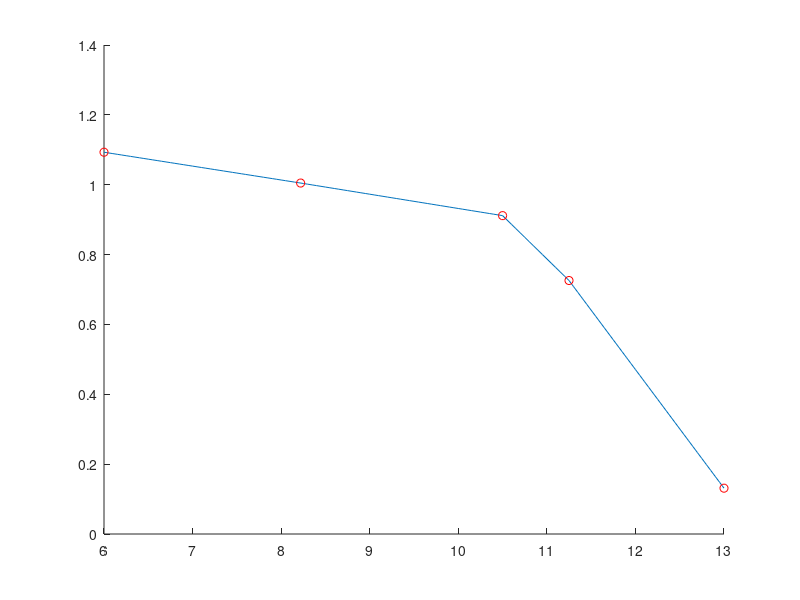
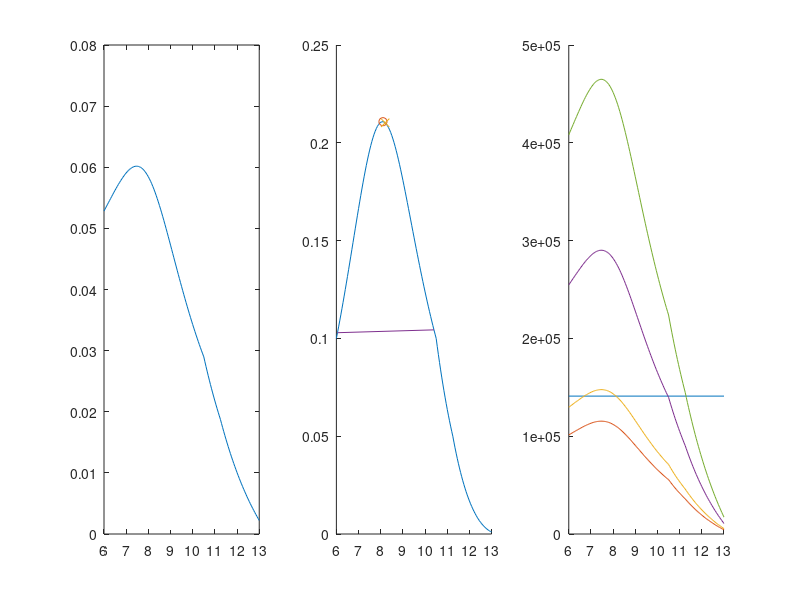

The MATLAB script that drew these images, in order:
% From  Yang 2016, Figure 3B 
close all;
clear;
clc

LIGHT_SPEED = 299792458; % m/s

VACCUM_PERMITIVITY = 8.854187817*10^-12; %C^2/(N.M^2)

% Freqs to cover - set to match range of q interpolation
testFrequncies_hz = (6:0.05:13)*10^9;

testFrequncies_rad = testFrequncies_hz*2*pi;

% Measured paramteres - for reference if changed in model
measuredResonance_hz = 8.22*10^9;

measuredResonance_rad = measuredResonance_hz*2*pi;

measuredBandwidth = 4.22*10^9;

measuredQualityFactor = 1.95;

measuredAbsorbtion = 0.21; % Max

reducedMass_kg = 14.5*1.6605*10^-21; % Convert from MDa to kg

virionDensity = 7.5*10^14; % 1/m^3

channelLength_m = 1.25/1000;

radius_m = 50*10^-9;

stressThreshold_pa = 0.141*10^6;

assumedChargeDistribution = 1.16*10^7*1.602176634*10^-19; % At 8.2 Ghz, 

% Model parameters
resonanceFrequency_hz = 8.22*10^9; 

resonantFrequency_rad = resonanceFrequency_hz*2*pi;

qualityFactor = 1.95;

systemSpring = resonantFrequency_rad^2*reducedMass_kg;

systemDamp = resonantFrequency_rad*reducedMass_kg/qualityFactor;

fieldIntensity = [68 87 171 274]; %v/m

%% To determine q (charge distribution) values
calcFrequencies_hz = [6 8.22 10.5 11.25 13]*10^9;

calcFrequencies_rad = calcFrequencies_hz*2*pi;

calcAbsorbtions = [0.1 0.21 0.1 0.05 0.001];

% from Ellison et al. 1996 pg 240 Pottel 1980, 25oC
% Exact freqs used are: 
% 6.000 8.243 10.450 11.320 13.140
calcRelativePermitivity = [71.92 67.13 61.10 59.46 55.27]; % Relative, 

% Calcualte values for q
% Eqn 7: q omitted as it is solved for and E is ommited as it will cancel later
calcAmplitudeWOq = 1./(reducedMass_kg*...
        sqrt((measuredResonance_rad^2 - calcFrequencies_rad.^2).^2 + ...
        (measuredResonance_rad*calcFrequencies_rad/measuredQualityFactor).^2));
 
% Eqn 9 - now omitting q^2   
calcAvgAbsorbtion = measuredResonance_rad.*calcFrequencies_rad.^2*...
    reducedMass_kg.*calcAmplitudeWOq.^2/(2*measuredQualityFactor);

% E^2 is ommited as will cancel later
calcPowerFlux = 0.5*sqrt(calcRelativePermitivity)*VACCUM_PERMITIVITY*LIGHT_SPEED;

% Eqn 10, q^2 is omitted as it will be solved for
calcThetaAbs1 = calcAvgAbsorbtion./calcPowerFlux;

% Eqn 13
calcThetaAbs2 = -1/(virionDensity*channelLength_m).*log(1-calcAbsorbtions);

% Calculate Q from equvielent between Theta Abs
calcQ = sqrt(calcThetaAbs2./calcThetaAbs1);

% Relative to orignal charge distrubiton
calcQ/assumedChargeDistribution;

% Compare to eqn 14 - simplified by assuming freq at resonance
sqrt(calcThetaAbs2(2)*measuredResonance_rad*reducedMass_kg*...
    sqrt(calcRelativePermitivity(2))*VACCUM_PERMITIVITY*LIGHT_SPEED...
    /measuredQualityFactor)/assumedChargeDistribution;

% Interpolate for charge distribution up to top freq calculated
qInterpolated = interp1(calcFrequencies_hz, calcQ, testFrequncies_hz, ...
    'linear','extrap');

% Quick plot to test results
figure; hold on; 

plot(testFrequncies_hz/10^9, qInterpolated/assumedChargeDistribution)

plot(calcFrequencies_hz/10^9, calcQ/assumedChargeDistribution, 'ro')

% Interpolate permitivity
relativePermitivtyInterpolated = interp1(calcFrequencies_hz, calcRelativePermitivity, ...
    testFrequncies_hz, 'linear','extrap');
%% Messy test for IR - but x17,000 gain!!! - probably not realistic
%%% May need to use resonance frequncy corresponding to higher mode, then 
% other amplitudes will be larger.

IR_WL = 1671*10^-9; % Middle 3rd water window
IR_freq_Rad = LIGHT_SPEED/IR_WL*2*pi;
% Assume absorbtion is simliar, so ThetaAbs2 will match as well
IR_permit = 1.77;

% This ends up super small - seems fair
IR_Amp = 1./(reducedMass_kg*...
        sqrt((measuredResonance_rad^2 - IR_freq_Rad.^2).^2 + ...
        (measuredResonance_rad*IR_freq_Rad/measuredQualityFactor).^2));

% This ends up relatively small - seems fair
IR_AvgAbs = measuredResonance_rad.*IR_freq_Rad.^2*...
    reducedMass_kg.*IR_Amp.^2/(2*measuredQualityFactor);

% This ends up a bit smaller - expected due to permitivity
IR_Flux = 0.5*sqrt(IR_permit)*VACCUM_PERMITIVITY*LIGHT_SPEED;

% This ends up relatively small - seems fair
IR_ThetaAbs1 = IR_AvgAbs/IR_Flux;

% Segelstein gives similar absorbtion coefficient for water between third water window and 8 Ghz, 
% Does this mean absorbtion ratio is similiar? If so, is cross-section equal?
IR_ThetaAbs2 = 2.5*10^-13;

% Because thetaAbs1 decrease but thetaAbs2 stays constant, q increases a lot...
IR_calcQ = sqrt(IR_ThetaAbs2./IR_ThetaAbs1);
    
IR_calcQ/assumedChargeDistribution;

%% Calculate analytical results
analyticalAmplitude = zeros(length(testFrequncies_hz),1);

analyticalAbsorbtion = zeros(length(testFrequncies_hz),1); 

% Note that eletric field amplitude is ignored for absorbtion as it cancels

for iFreq = 1:length(testFrequncies_hz)
    % Eqn 7
    analyticalAmplitude(iFreq) = qInterpolated(iFreq)./(reducedMass_kg*...
        sqrt((resonantFrequency_rad^2 - testFrequncies_rad(iFreq).^2).^2 + ...
        (resonantFrequency_rad*testFrequncies_rad(iFreq)/qualityFactor).^2));

    % Eqn 9
    analyticalPower = resonantFrequency_rad*...
        testFrequncies_rad(iFreq)^2 * reducedMass_kg * analyticalAmplitude(iFreq)^2 / ...
        (2*qualityFactor);
    
    powerFlux = 0.5*sqrt(relativePermitivtyInterpolated(iFreq))*VACCUM_PERMITIVITY*LIGHT_SPEED;
    
    % Eqn 10
    theta_absorbtion = analyticalPower/powerFlux;
    
    % Eqn 13 - solution for absorbtion
    analyticalAbsorbtion(iFreq) = 1-exp(-theta_absorbtion*virionDensity*channelLength_m);
end

analyticalStress = 2*systemSpring*analyticalAmplitude/(0.58*pi*radius_m^2);

%% Plot results

figure;

subplot(1,3,1); 
plot(testFrequncies_hz/10^9, analyticalAmplitude*10^12)

subplot(1,3,2); hold on
plot(testFrequncies_hz/10^9, analyticalAbsorbtion)

% Get peak 
[peakAbsorbtion, peakInd] = max(analyticalAbsorbtion);

plot(testFrequncies_hz(peakInd)/10^9, analyticalAbsorbtion(peakInd), 'o')

% Indicate expected resonance
[~, resonanceInd] = min(abs(testFrequncies_hz - measuredResonance_hz));

plot(testFrequncies_hz(resonanceInd)/10^9, analyticalAbsorbtion(resonanceInd), 'x');

% Indicate bandwidth
upperBandInd = find(analyticalAbsorbtion(peakInd:end) < measuredAbsorbtion/2);

upperBandInd = upperBandInd(1) + peakInd - 1;

lowerBandInd = find(analyticalAbsorbtion(1:peakInd) < measuredAbsorbtion/2);

if ~isempty(lowerBandInd)
   lowerBandInd = lowerBandInd(end);
   
   plot(testFrequncies_hz([lowerBandInd upperBandInd])/10^9, analyticalAbsorbtion([lowerBandInd upperBandInd]), '-')
   
   absorbtionBandwdith = (testFrequncies_hz(upperBandInd) - testFrequncies_hz(lowerBandInd))
   
   absorbtionQualityFactor = testFrequncies_hz(peakInd)/absorbtionBandwdith
end

subplot(1,3,3); hold on
plot(testFrequncies_hz([1 end])/10^9, [1 1]*stressThreshold_pa)

for iField = 1:length(fieldIntensity)
    plot(testFrequncies_hz/10^9, analyticalStress*fieldIntensity(iField))
end